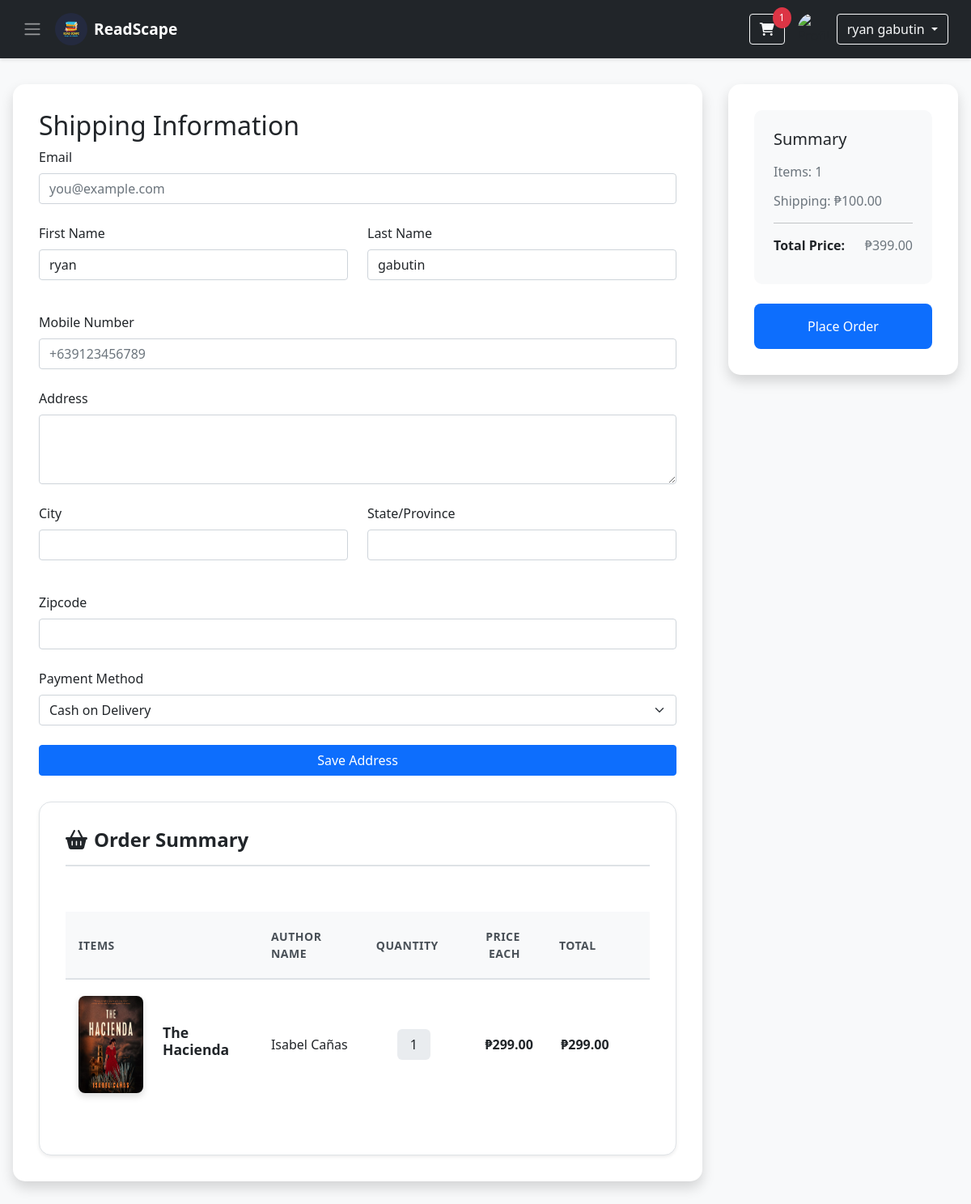
The page /checkout.php (signed in) on the database its author committed.
### tables this page shows
CREATE TABLE `users` (
  `id` int(11) NOT NULL,
  `fname` varchar(50) NOT NULL,
  `lname` varchar(50) NOT NULL,
  `email` varchar(100) NOT NULL,
  `pass` varchar(255) NOT NULL,
  `phone` varchar(15) NOT NULL,
  `address` text NOT NULL,
  `created_at` timestamp NOT NULL DEFAULT current_timestamp(),
  `profile_image` varchar(255) DEFAULT NULL,
  `role` varchar(10) DEFAULT 'user'
);

CREATE TABLE `cart` (
  `id` int(11) NOT NULL,
  `user_id` int(11) NOT NULL,
  `isbn` int(11) NOT NULL,
  `quantity` int(11) DEFAULT 1
);

CREATE TABLE `books` (
  `isbn` int(11) NOT NULL,
  `title` varchar(255) NOT NULL,
  `book_image` varchar(255) NOT NULL,
  `author` varchar(255) NOT NULL,
  `copyright` int(11) NOT NULL,
  `qty` int(11) NOT NULL,
  `price` float NOT NULL,
  `total` float NOT NULL
);

### checkout.php (the view, shortened to what this page needs)
<?php
include 'db_connect.php';
$user_id = $_SESSION['id'];
$sql = "SELECT fname, lname, profile_image FROM users WHERE id = ?";
$stmt = mysqli_prepare($conn, $sql);
mysqli_stmt_bind_param($stmt, "i", $user_id);
mysqli_stmt_execute($stmt);
$result = mysqli_stmt_get_result($stmt);
$user = mysqli_fetch_assoc($result);
$fname = htmlspecialchars($user['fname']);
$lname = htmlspecialchars($user['lname']);
$profile_image = htmlspecialchars($user['profile_image']) ?: "uploads/default.jpg";
$items = [];
$total_price = 0;
$shipping_cost = 100.00;
if (isset($_GET['isbn']) && !empty($_GET['isbn'])) {
    $isbn = $_GET['isbn'];
    $single_item = true;
    $sql = "SELECT isbn, title, book_image, author, price FROM books WHERE isbn = ?";
    $stmt = mysqli_prepare($conn, $sql);
    mysqli_stmt_bind_param($stmt, "s", $isbn);
    mysqli_stmt_execute($stmt);
    $result = mysqli_stmt_get_result($stmt);
    if ($book = mysqli_fetch_assoc($result)) {
        $items[] = [
            'isbn' => $book['isbn'],
            'title' => $book['title'],
            'book_image' => $book['book_image'],
            'author' => $book['author'],
            'price' => $book['price'],
            'quantity' => 1,
            'total' => $book['price'] * 1
        ];
        $total_price = $book['price'];
    }
    mysqli_stmt_close($stmt);
} else {
    $sql = "SELECT books.isbn, books.title, books.book_image, books.author, books.price, cart.quantity,
            (books.price * cart.quantity) AS total
        FROM cart
        JOIN books ON cart.isbn = books.isbn
        WHERE cart.user_id = ?";
    $stmt = mysqli_prepare($conn, $sql);
    mysqli_stmt_bind_param($stmt, "i", $user_id);
    mysqli_stmt_execute($stmt);
    $result = mysqli_stmt_get_result($stmt);
    while ($cart_item = mysqli_fetch_assoc($result)) {
        $items[] = $cart_item;
        $total_price += $cart_item['total'];
    }
}
$total_with_shipping = $total_price + $shipping_cost;
$cart_count = count($items);
?>
<!DOCTYPE html>
<html lang="en">
<head>
    <link rel="stylesheet" href="https://cdnjs.cloudflare.com/ajax/libs/font-awesome/6.0.0-beta3/css/all.min.css">
    <link href="https://cdn.jsdelivr.net/npm/bootstrap@5.0.2/dist/css/bootstrap.min.css" rel="stylesheet">
</head>
<body>
    <nav class="navbar navbar-dark">
        <div class="container-fluid">
            <div class="d-flex align-items-center">
                <span class="navbar-toggler-icon" onclick="openNav()" style="cursor: pointer; margin-right: 1rem;"></span>
                <img src="./images/Readscape.png" alt="ReadScape" class="rounded-circle" width="40" height="40">
                <span class="ms-2 text-white fw-bold">ReadScape</span>
            </div>
            <div class="d-flex align-items-center">
                <div class="position-relative me-3">
                    <a href="cart.php" class="btn btn-outline-light">
                        <i class="fas fa-shopping-cart"></i>
                        <span class="cart-badge" id="cart-counter"><?php echo $cart_count; ?></span>
                    </a>
                </div>
                <div class="d-flex align-items-center">
                    <img src="<?php echo $profile_image; ?>" alt="Profile" class="rounded-circle me-2" width="40" height="40">
                    <div class="dropdown">
                        <button class="btn btn-outline-light dropdown-toggle" type="button" id="profileDropdown" data-bs-toggle="dropdown">
                            <?php echo $fname . " " . $lname; ?>
                        </button>
                    </div>
                </div>
            </div>
        </div>
    </nav>
    <div class="container">
        <div class="left-column">
            <h2>Shipping Information</h2>
            <form id="checkout-form" method="POST" action="process_order.php<?php echo isset($_GET['isbn']) ? '?isbn=' . urlencode($_GET['isbn']) : ''; ?>">
                <div class="shipping-form">
                    <div class="mb-3">
                        <label for="email" class="form-label">Email</label>
                        <input type="email" class="form-control" id="email" name="email" placeholder="you@example.com" value="<?php echo htmlspecialchars($user['email'] ?? ''); ?>" required>
                    </div>
                    <div class="row">
                        <div class="col-md-6 mb-3">
                            <label for="first_name" class="form-label">First Name</label>
                            <input type="text" class="form-control" id="first_name" name="first_name" value="<?php echo $fname; ?>" required>
                        </div>
                        <div class="col-md-6 mb-3">
                            <label for="last_name" class="form-label">Last Name</label>
                            <input type="text" class="form-control" id="last_name" name="last_name" value="<?php echo $lname; ?>" required>
                        </div>
                    </div>
                    <div class="mb-3">
                        <label for="mobile" class="form-label">Mobile Number</label>
                        <input type="tel" class="form-control" id="mobile" name="mobile" placeholder="+639123456789" required>
                    </div>
                    <div class="mb-3">
                        <label for="address" class="form-label">Address</label>
                        <textarea class="form-control" id="address" name="address" rows="3" required></textarea>
                    </div>
                    <div class="row">
                        <div class="col-md-6 mb-3">
                            <label for="city" class="form-label">City</label>
                            <input type="text" class="form-control" id="city" name="city" required>
                        </div>
                        <div class="col-md-6 mb-3">
                            <label for="state" class="form-label">State/Province</label>
                            <input type="text" class="form-control" id="state" name="state" required>
                        </div>
                    </div>
                    <div class="mb-3">
                        <label for="zipcode" class="form-label">Zipcode</label>
                        <input type="text" class="form-control" id="zipcode" name="zipcode" required>
                    </div>
                    <div class="mb-3">
                        <label for="payment_method" class="form-label">Payment Method</label>
                        <select class="form-select" id="payment_method" name="payment_method" required>
                            <option value="cash_on_delivery">Cash on Delivery</option>
                        </select>
                    </div>
                    <button type="button" class="btn btn-primary w-100" onclick="previewAddress()">Save Address</button>
                </div>
            </form>
            <div class="order-summary">
                <h2><i class="fas fa-shopping-basket me-2"></i>Order Summary</h2>
                <?php if (!empty($items)): ?>
                    <div class="table-responsive">
                        <table class="cart-table">
                            <thead>
                                <tr>
                                    <th>Items</th>
                                    <th>Author Name</th>
                                    <th class="text-center">Quantity</th>
                                    <th class="text-end">Price Each</th>
                                    <th class="text-end">Total</th>
                                    <th></th>
                                </tr>
                            </thead>
                            <tbody>
                                <?php foreach ($items as $item): ?>
                                    <tr data-isbn="<?php echo htmlspecialchars($item['isbn']); ?>">
                                        <td>
                                            <div class="item-details">
                                                <img src="images/<?php echo htmlspecialchars($item['book_image']); ?>" alt="Book">
                                                <h3><?php echo htmlspecialchars($item['title']); ?></h3>
                                            </div>
                                        </td>
                                        <td><?php echo htmlspecialchars($item['author'] ?? 'Unknown'); ?></td>
                                        <td class="text-center">
                                            <span class="item-quantity"><?php echo htmlspecialchars($item['quantity']); ?></span>
                                        </td>
                                        <td class="text-end item-price">₱<?php echo number_format($item['price'], 2, '.', ','); ?></td>
                                        <td class="text-end item-price">₱<?php echo number_format($item['total'], 2, '.', ','); ?></td>
                                    </tr>
                                <?php endforeach; ?>
                            </tbody>
                        </table>
                    </div>
                <?php endif; ?>
            </div>
        </div>
        <div class="right-column">
            <div class="price-summary">
                <h3>Summary</h3>
                <?php if (!empty($items)): ?>
                    <div class="total-price">
                        <p>Items: <?php echo $cart_count; ?></p>
                        <p>Shipping: ₱<?php echo number_format($shipping_cost, 2, '.', ','); ?></p>
                        <hr style="margin: 15px 0;">
                        <p><strong>Total Price:</strong> ₱<?php echo number_format($total_with_shipping, 2, '.', ','); ?></p>
                    </div>
                <?php else: ?>
                    <p>No items in the checkout.</p>
                <?php endif; ?>
            </div>
            <button type="button" onclick="submitOrder()" class="checkout-btn">Place Order</button>
        </div>
    </div>
</body>
</html>

### checkout.php (style rules this page uses)
.navbar { background-color: #212529; padding: 1rem; box-shadow: 0 2px 4px rgba(0, 0, 0, .1); }
.navbar .fw-bold { font-size: 1.2rem; }
.cart-badge { position: absolute; top: -8px; right: -8px; background-color: #dc3545; color: white; border-radius: 50%; padding: 0.25rem 0.5rem; font-size: 0.75rem; }
body { font-family: 'Segoe UI', Tahoma, Geneva, Verdana, sans-serif; background-color: #f8f9fa; margin-bottom: 100px; }
.container { max-width: 1400px; margin: 2rem auto; padding: 0 1rem; display: grid; grid-template-columns: 3fr 1fr; gap: 2rem; }
.left-column, .right-column { background: white; border-radius: 15px; box-shadow: 0 0.5rem 1rem rgba(0, 0, 0, .15); padding: 2rem; height: fit-content; }
.right-column { position: sticky; top: 2rem; align-self: start; }
.shipping-form input, .shipping-form textarea, .shipping-form select { margin-bottom: 1.5rem; }
.form-label { font-weight: 500; color: #212529; margin-bottom: 0.5rem; }
.cart-table { width: 100%; margin-top: 2rem; border-collapse: separate; border-spacing: 0; }
.cart-table th { background-color: #f8f9fa; color: #212529; font-weight: 600; padding: 1rem; text-align: left; border-bottom: 2px solid #dee2e6; }
.cart-table th:not(:last-child) { padding-right: 2rem; }
.cart-table td { padding: 1rem; vertical-align: middle; border-bottom: 1px solid #dee2e6; }
.cart-table th:nth-child(1) { width: 35%; }
.cart-table th:nth-child(2) { width: 20%; }
.cart-table th:nth-child(3) { width: 15%; }
.cart-table th:nth-child(4) { width: 15%; }
.cart-table th:nth-child(5) { width: 10%; }
.cart-table th:nth-child(6) { width: 5%; }
.item-details { display: flex; align-items: center; gap: 1rem; }
.item-details img { width: 80px; height: 120px; object-fit: cover; border-radius: 8px; box-shadow: 0 0.125rem 0.25rem rgba(0, 0, 0, .075); }
.item-details h3 { font-size: 1.1rem; font-weight: 600; color: #212529; margin: 0; }
.price-summary { background: #f8f9fa; padding: 1.5rem; border-radius: 10px; margin-bottom: 1.5rem; }
.price-summary h3 { color: #212529; font-size: 1.25rem; margin-bottom: 1rem; }
.total-price p { display: flex; justify-content: space-between; margin-bottom: 0.75rem; color: #6c757d; }
.total-price strong { color: #212529; }
.checkout-btn { background-color: #0d6efd; color: white; border: none; padding: 1rem; border-radius: 8px; font-weight: 500; width: 100%; transition: all 0.3s ease; }
.order-summary { background: #fff; border-radius: 15px; padding: 2rem; box-shadow: 0 0.125rem 0.25rem rgba(0, 0, 0, .075); border: 1px solid #dee2e6; margin-top: 2rem; }
.order-summary h2 { color: #212529; font-size: 1.5rem; font-weight: 600; margin-bottom: 1.5rem; padding-bottom: 1rem; border-bottom: 2px solid #dee2e6; }
.cart-table { width: 100%; border-collapse: separate; border-spacing: 0; margin-bottom: 1.5rem; }
.cart-table thead th { background-color: #f8f9fa; color: #495057; font-weight: 600; padding: 1.25rem 1rem; border-bottom: 2px solid #dee2e6; text-transform: uppercase; font-size: 0.875rem; letter-spacing: 0.5px; }
.cart-table tbody td { padding: 1.25rem 1rem; vertical-align: middle; border-bottom: 1px solid #dee2e6; }
.cart-table tbody tr:last-child td { border-bottom: none; }
.item-details { display: flex; align-items: center; gap: 1.5rem; }
.item-details img { width: 80px; height: 120px; object-fit: cover; border-radius: 8px; box-shadow: 0 0.25rem 0.5rem rgba(0, 0, 0, .15); }
.item-details h3 { font-size: 1.1rem; font-weight: 600; color: #212529; margin: 0 0 0.5rem 0; }
.item-price { font-weight: 600; color: #212529; }
.item-quantity { background: #e9ecef; padding: 0.5rem 1rem; border-radius: 6px; font-weight: 500; min-width: 60px; text-align: center; }

### rows shown on the page
users: fname "ryan", lname "gabutin", first_name "ryan", last_name "gabutin"
cart: isbn.book_image (picture), isbn.title "The Hacienda", isbn.author "Isabel Cañas", quantity "1", isbn.price "299.00", total "299.00"

### other values the page prints
$cart_count "1"
$shipping_cost "100.00"
$total_with_shipping "399.00"
